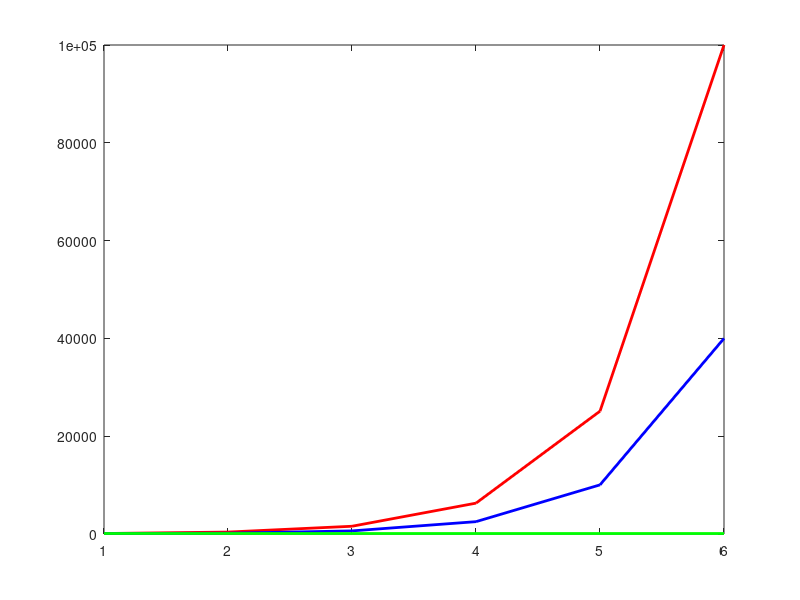

MATLAB code to generate this figure:
%% Simple partial melting calculation
clear all;
close all;
clc;

%% calculation
C_initial = 100;
D = 0.4;
F = [0.1;0.1;0.1;0.1;0.1];


size_F = length(F);
step = 1:1:size_F+1;
C_liquid = nan(size(F));
C_solid = nan(size(F));
C_initial_array = nan(size(F));
C_liquid(1)= C_initial;
C_solid(1) = C_initial;
C_initial_array(1) = C_initial;

for i = 2:size_F+1
%     C_liquid(i) = C_liquid(i-1) / (F(i-1) + D - F(i-1)*D); % equilibrium
    C_liquid(i) = C_liquid(i-1)*F(i-1)^(D-1); % fractional
    C_solid(i) = C_liquid(i) * D;
    C_initial_array(i) = C_initial;
end

%%
figure(1);
plot(step,C_liquid,'r','LineWidth',2);hold on;
plot(step,C_solid,'b','LineWidth',2);
plot(step,C_initial_array,'g','LineWidth',2);